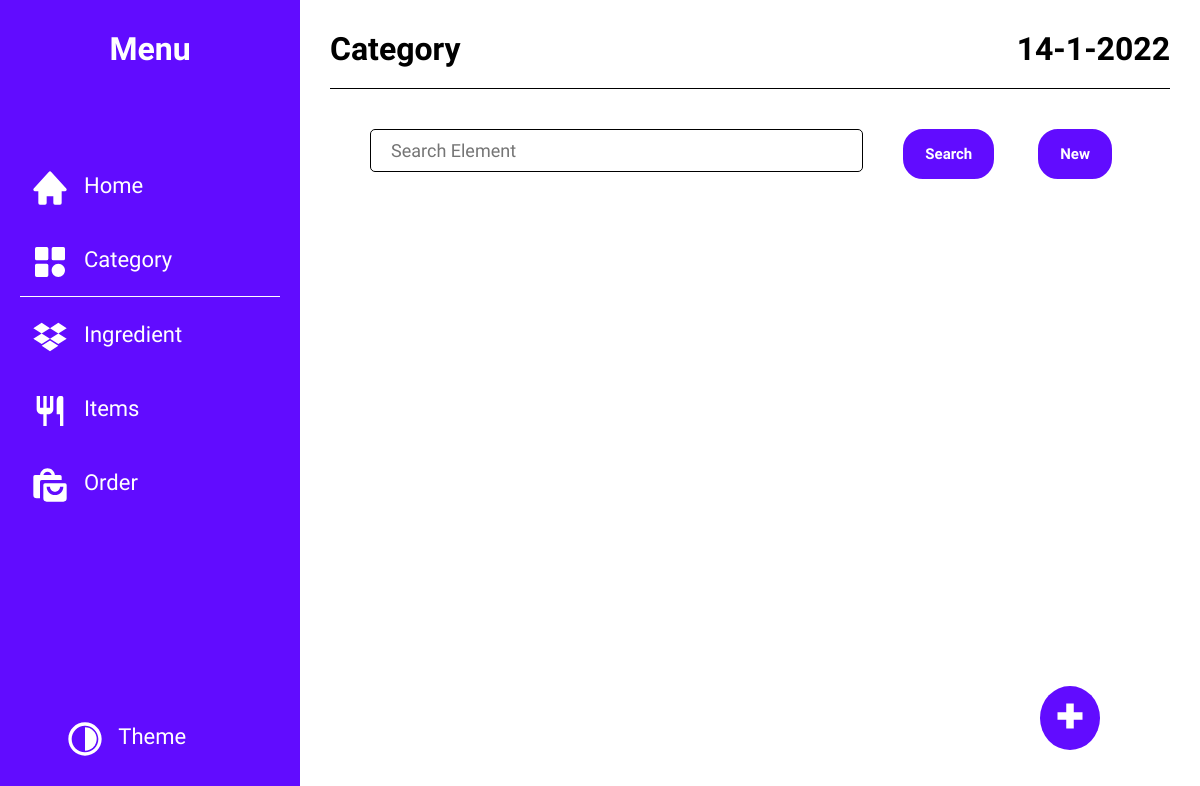
The page /orderInventory/Category/ on the database as committed earlier.
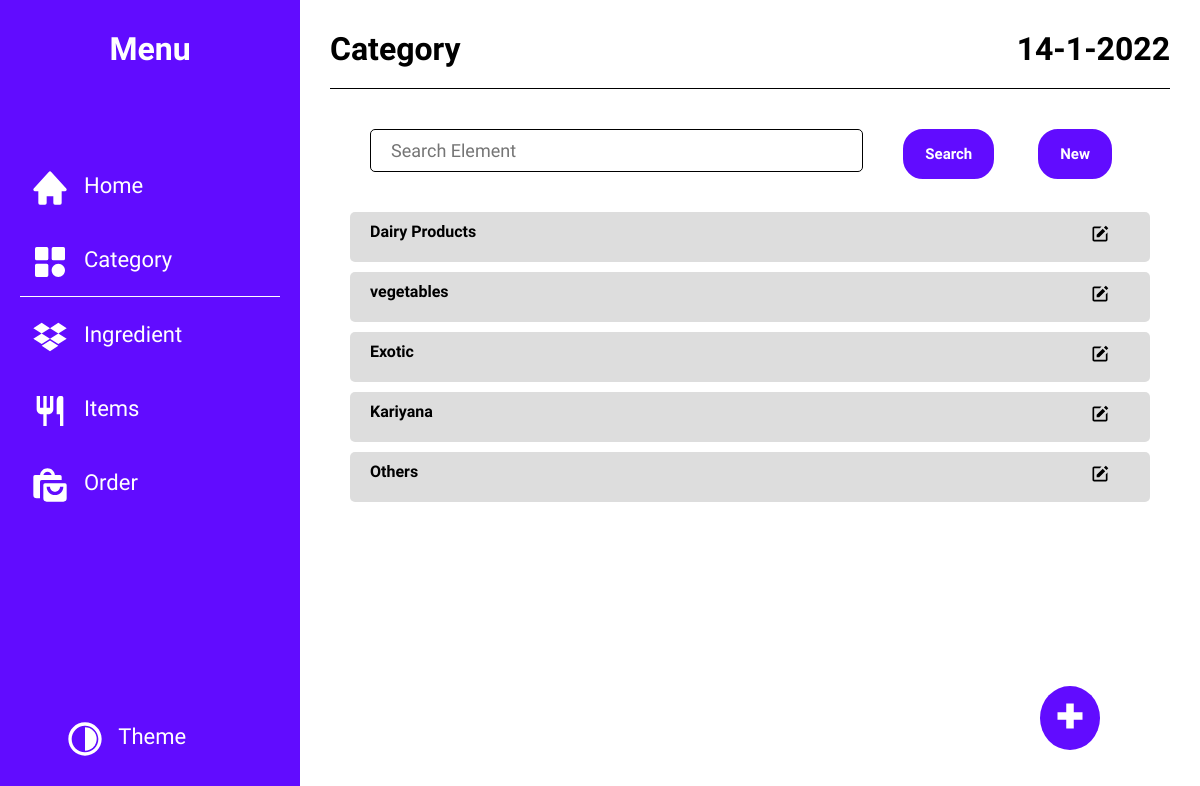
The same page on the database as committed later.
### orderInventory/models.py (models this page shows, shortened)
class Category(models.Model):
    name = models.CharField(max_length=64)

### orderInventory/views.py (the view)
# urls.py: path('Category/', views.categoryHome, name="category"),
@cache_control(max_age=3600)
def categoryHome(request):
    category = models.Category.objects.all()
    return render(request, 'category.html', {
        "toolbar": True,
        "putPlus": True,
        "active": "category_tab",
        "data": category,
        "queryItem": "category_one",
        "heading": "Category",
    })

### orderInventory/templates/category.html (shortened to what this page needs)
{% extends "extendedTemplate.html" %}

### orderInventory/templates/extendedTemplate.html (shortened to what this page needs)
{% extends "template.html" %}
{% load static %}
{% block heading %}
{{ heading }}
{% endblock %}
{% block Main %}
    <section class="single-container" id="single-section">
        {% for i in data %}
        <div class="suggetion-list-item">
            <p class="text" data-itemid="{{ i.id }}" data-queryItem="{{ queryItem }}">{{ i.name }} </p>
            <button class="add button-remove">
                <svg xmlns="http://www.w3.org/2000/svg" viewBox="0 0 24 24">
                    <path d="m18.988 2.012 3 3L19.701 7.3l-3-3zM8 16h3l7.287-7.287-3-3L8 13z"></path>
                    <path
                        d="M19 19H8.158c-.026 0-.053.01-.079.01-.033 0-.066-.009-.1-.01H5V5h6.847l2-2H5c-1.103 0-2 .896-2 2v14c0 1.104.897 2 2 2h14a2 2 0 0 0 2-2v-8.668l-2 2V19z">
                    </path>
                </svg>
            </button>
        </div>
        {% endfor %}
    </section>
{% endblock %}

Rows that differ between the two databases and show on the page:
added Category: name "Dairy Products"
added Category: name "vegetables"
added Category: name "Exotic"
added Category: name "Kariyana"
added Category: name "Others"
